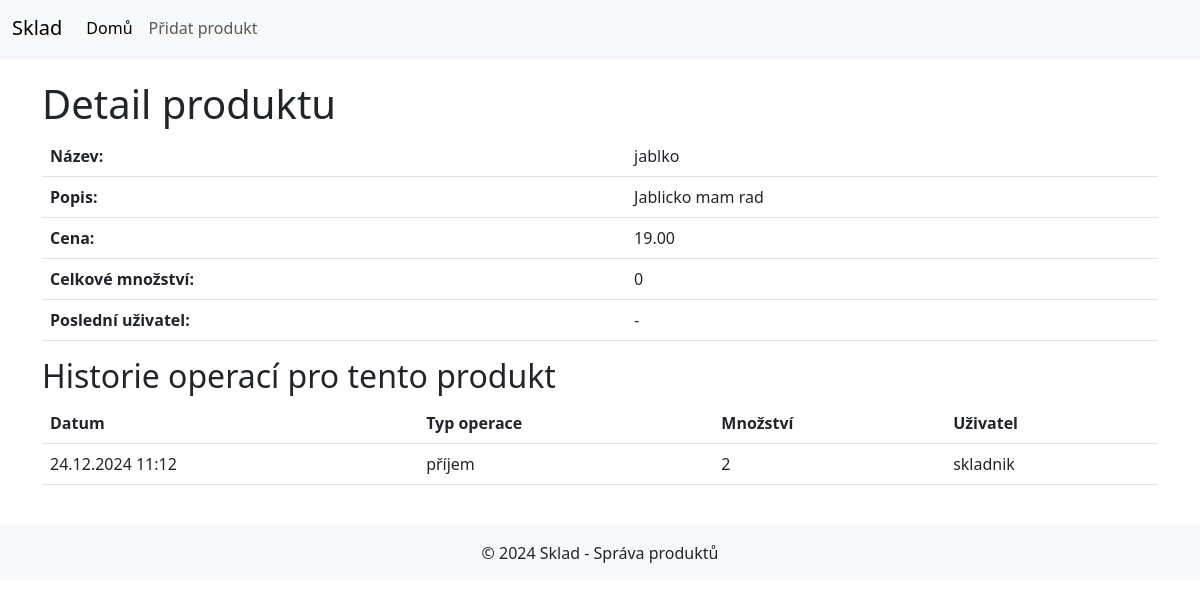
Screenshot of /produkt/21/ with the database file from the repository.
### sklad/models.py (models this page shows, shortened)
class Produkt(models.Model):
    nazev = models.CharField(max_length=200)
    popis = models.TextField(blank=True)
    cena = models.DecimalField(max_digits=10, decimal_places=2)
    mnozstvi = models.PositiveIntegerField()
    min_zasoba = models.PositiveIntegerField(default=0)
    uzivatel = models.ForeignKey(User, on_delete=models.SET_NULL, null=True, blank=True)  # Cizí klíč na uživatele

class HistorieOperaci(models.Model):
    produkt = models.ForeignKey(Produkt, on_delete=models.CASCADE)
    uzivatel = models.ForeignKey(User, on_delete=models.CASCADE)  # Odkaz na uživatele
    datum = models.DateTimeField(auto_now_add=True)
    typ_operace = models.CharField(max_length=10, choices=[('příjem', 'Příjem'), ('výdej', 'Výdej')])
    mnozstvi = models.PositiveIntegerField()

### sklad/views.py (the view)
# urls.py: path('produkt/<int:id>/', views.detail_produktu, name='detail_produktu'),
def detail_produktu(request, id):
    produkt = get_object_or_404(Produkt, pk=id)
    return render(request, 'sklad/detail.html', {'produkt': produkt})

### sklad/templates/sklad/detail.html
{% extends 'sklad/base.html' %}
{% block content %}
<div class="container">
    <h1>Detail produktu</h1>
    <table class="table">
        <tr>
            <th>Název:</th>
            <td>{{ produkt.nazev }}</td>
        </tr>
        <tr>
            <th>Popis:</th>
            <td>{{ produkt.popis|default:"-" }}</td>
        </tr>
        <tr>
            <th>Cena:</th>
            <td>{{ produkt.cena }}</td>
        </tr>
        <tr>
            <th>Celkové množství:</th>
            <td>{{ produkt.celkem_mnozstvi|default:0 }}</td>
        </tr>
        <tr>
            <th>Poslední uživatel:</th>
            <td>{{ produkt.posledni_uzivatel|default:"-" }}</td>
        </tr>
    </table>
    <h2>Historie operací pro tento produkt</h2>
    {% if produkt.historieoperaci_set.all %}
        <table class="table">
            <thead>
                <tr>
                    <th>Datum</th>
                    <th>Typ operace</th>
                    <th>Množství</th>
                    <th>Uživatel</th>
                </tr>
            </thead>
            <tbody>
                {% for operace in produkt.historieoperaci_set.all %}
                    <tr>
                        <td>{{ operace.datum|date:"d.m.Y H:i" }}</td>
                        <td>{{ operace.typ_operace }}</td>
                        <td>{{ operace.mnozstvi }}</td>
                        <td>{{ operace.uzivatel.username }}</td>
                    </tr>
                {% endfor %}
            </tbody>
        </table>
    {% else %}
        <p>Pro tento produkt zatím nejsou žádné operace.</p>
    {% endif %}
</div>
{% endblock %}

### rows the page displays
Produkt: nazev "jablko", popis "Jablicko mam rad", cena "19.00"
HistorieOperaci: datum "24.12.2024 11:12", typ_operace "příjem", mnozstvi "2", uzivatel.username "skladnik"

### other values shown
{{ produkt.celkem_mnozstvi|default:0 }} "0"
{{ produkt.posledni_uzivatel|default:"-" }} "-"
